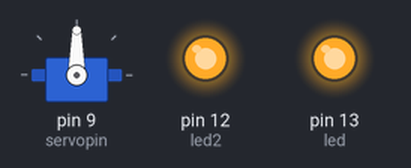
Bench run of a sketch on a simulated Arduino Uno, built with avr-gcc and run on an emulated ATmega328P. Shown: servo, output pins drawn as LEDs (lit = HIGH).

Above: at 0.05 s.
At 3.0 s:
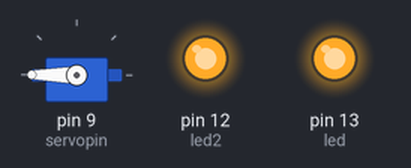
At 6.0 s:
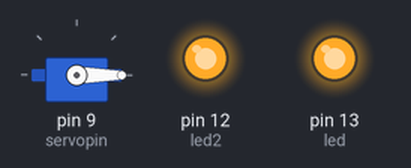
Timing chart, 0 to 6.9 s (numbered marks = the images above):
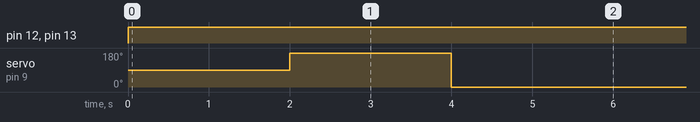

Measured:
- by itself, pin 12 (led2), pin 13 (led): LOW → HIGH at 0.00 s
- by itself, servo on pin 9 (servopin): alternates 180° for 2.0 s and 0° for 4.0 s

The sketch:

task_3.ino
```cpp
#include <Servo.h>
int led=13;
int led2=12;
int servopin = 9;
int servoposition = 180;
Servo myservo;
void setup(){
  Serial.begin(9600);
  myservo.attach(servopin);
  pinMode(led, OUTPUT);
  pinMode(led2, OUTPUT);
  }
  void loop(){
    digitalWrite(led, HIGH);
    digitalWrite(led2, HIGH);
   myservo.detach();
    delay(2000);
    myservo.attach(servopin);
    myservo.write(servoposition);
    delay(2000);
    myservo.detach();

    myservo.attach(servopin);
    myservo.write(0);
    delay(2000);
  }
```
